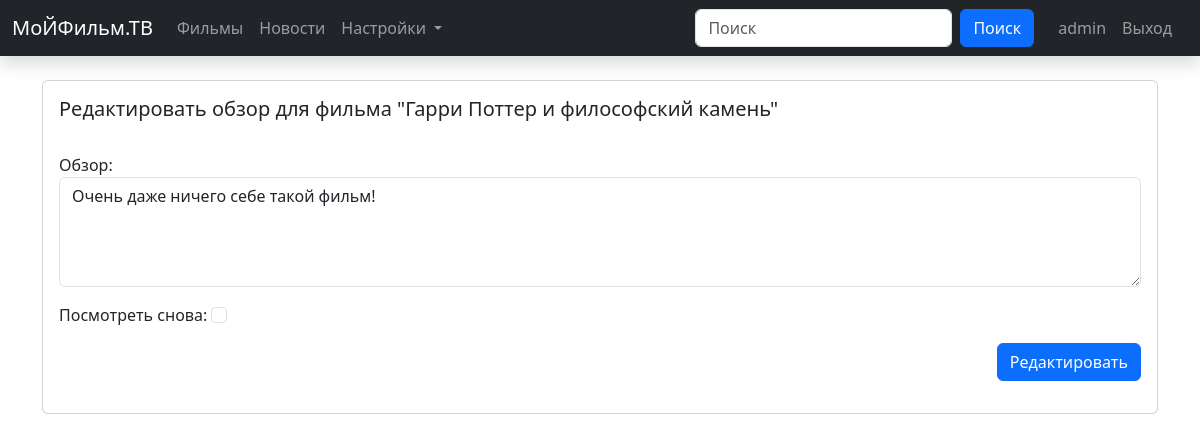
/reviews/2 (signed in), run on the app's committed database.
### app/models.py (models this page shows, shortened)
class Review(models.Model):
    text = models.CharField(max_length=100)
    date = models.DateTimeField(auto_now_add=True)
    user = models.ForeignKey(User, on_delete=models.CASCADE)
    movie = models.ForeignKey(Movie, on_delete=models.CASCADE)
    watch_again = models.BooleanField(default=False)
    class Meta:
        verbose_name = ('Обзор')
        verbose_name_plural = ('Обзоры')

class Movie(models.Model):
    title = models.CharField(max_length=100)
    description = models.CharField(max_length=250)
    image = models.ImageField(upload_to='app/images/')
    url = models.URLField(blank=True)
    class Meta:
        verbose_name = ('Видео')
        verbose_name_plural = ('Видео')
    def __str__(self):
        return self.title

### app/views.py (the view, shortened to what this page needs)
# urls.py: path('reviews/<int:review_id>', update, name='update'),
def update(request, review_id):
    review = get_object_or_404(Review, id=review_id, user=request.user)
    if request.method == 'GET':
        form = ReviewForm(instance=review)
        return render(request, 'app/update.html', {'form': form, 'review': review})

### app/forms.py
class ReviewForm(ModelForm):
    def __init__(self, *args, **kwargs):
        super(ModelForm, self).__init__(*args, **kwargs)
        self.fields['text'].widget.attrs.update({'class': 'form-control'})
        self.fields['watch_again'].widget.attrs.update({'class': 'form-check-input'})
    class Meta:
        model = Review
        fields = ['text', 'watch_again']
        labels = {'text': 'Обзор', 'watch_again': 'Посмотреть снова'}
        widgets = {
            'text': Textarea(attrs={'rows': 4})
        }

### templates/app/update.html (shortened to what this page needs)
{% extends 'base.html' %}
{% block navbar %}
    {% include 'components/navbar.html' %}
{% endblock %}
{% block content %}
<div class="card mb-3">
    <div class="row g-0">
        <div>
            <div class="card-body">
                <h5 class="card-title">Редактировать обзор для фильма
                   "{{ review.movie }}"</h5>
                <p class="card-text p-1">
                    <form method="POST">
                        {{ form.as_p }}
                        <div class="d-flex justify-content-end">
                            <button type="submit"
                                    class="btn btn-primary">
                                    Редактировать
                            </button>
                        </div>
                    </form>
                </p>
            </div>
        </div>
    </div>
</div>
{% endblock %}

### templates/components/navbar.html (shortened to what this page needs)
    <nav class="navbar navbar-expand-lg navbar-dark bg-dark shadow mb-4 fixed-top">
      <div class="container-fluid">
        <a class="navbar-brand" href="{% url 'home' %}">МоЙФильм.ТВ</a>
        <div class="collapse navbar-collapse" id="navbarSupportedContent">
          <ul class="navbar-nav me-auto mb-2 mb-lg-0">
            <li class="nav-item">
              <a class="nav-link" aria-current="page" href="{% url 'home' %}">Фильмы</a>
            </li>
            <li class="nav-item">
              <a class="nav-link" href="{% url 'news' %}">Новости</a>
            </li>
            <li class="nav-item dropdown">
              <a class="nav-link dropdown-toggle" href="#" role="button" data-bs-toggle="dropdown" aria-expanded="false">
                Настройки
              </a>
            </li>
          </ul>
          <form class="d-flex me-3" role="search">
            <input class="form-control me-2" name="search_movie" type="search" placeholder="Поиск" aria-label="Поиск">
            <button class="btn btn-primary" type="submit">Поиск</button>
          </form>
          <ul class="navbar-nav me-2 mb-2 mb-lg-0">
            {% if user.is_authenticated %}
              <li class="nav-item text-white">
                 <a class="nav-link" href="#">{{ user.username }}</a>
              </li>
              <li class="nav-item text-white">
                <a class="nav-link" href="{% url 'logout_account' %}">Выход</a>
              </li>
            {% endif %}
          </ul>
        </div>
      </div>
    </nav>

### static/css/styles.css (style rules this page uses)
body { padding: 0; margin: 0 auto; box-sizing: border-box; margin-top: 80px; }

### data on the page
Review: movie "Гарри Поттер и философский камень", text "Очень даже ничего себе такой фильм!"

### other printed values
{{ user.username }} "admin"
